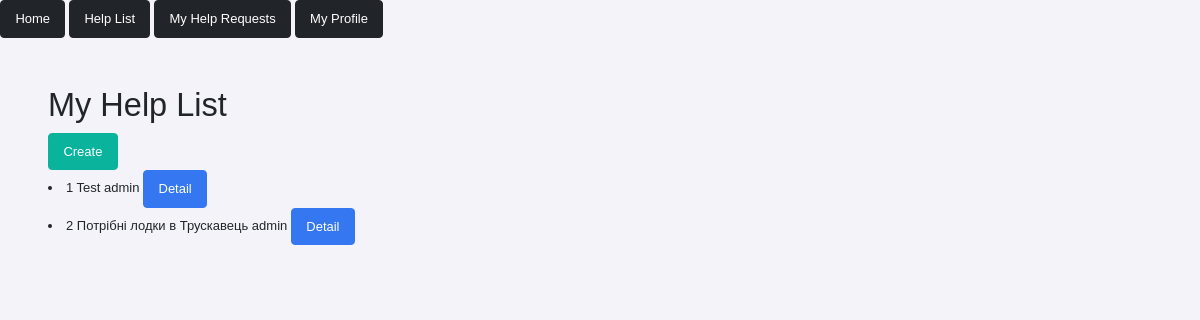
/myhelp_list/ (signed in), run on the app's committed database.
### charity/models.py (models this page shows, shortened)
class ReqList(models.Model):
    title = models.CharField(max_length=255)
    description = models.TextField()
    location = models.CharField(max_length=255)
    date = models.DateField(auto_now_add=True)
    owner = models.ForeignKey(CustomUser, on_delete=models.CASCADE, related_name="owner")
    helpers = models.ManyToManyField(CustomUser, blank=True)
    is_done = models.BooleanField(default=False)
    class Meta:
        ordering = ['-date']
        verbose_name = 'Request'
        verbose_name_plural = 'Requests'

### test_app/models.py (models this page shows)
class CustomUser(AbstractUser):
    phone = models.CharField(max_length=20)
    groups = models.ManyToManyField(
        'auth.Group',
        related_name='custom_users',
        blank=True,
        help_text='The groups this user belongs to.'
    )
    user_permissions = models.ManyToManyField(
        'auth.Permission',
        related_name='custom_users',
        blank=True,
        help_text='Specific permissions for this user.'
    )

### charity/views.py (the view)
# urls.py: path("myhelp_list/", HelpMyListView.as_view(), name="myhelp_list"),
class HelpMyListView(LoginRequiredMixin, generic.ListView):
    model = ReqList
    context_object_name = "help_list"
    template_name = "charity/my_help_list.html"
    def get_queryset(self) -> QuerySet:
        queryset = ReqList.objects.filter(owner=self.request.user)
        return queryset

### templates/charity/my_help_list.html
{% extends 'index.html' %}
{% block content %}
    <h1>My Help List</h1>
    <a type="button" class="btn btn-success" href="{% url 'charity:help_create' %}">
    Create
    </a>
    {% for help in help_list %}
    <li>
        {{ help.id }}
        {{ help.title }}
        {{ help.owner }}
        <a type="button" class="btn btn-secondary" href="{% url 'charity:help_detail' pk=help.pk %}">
            Detail
        </a>
    </li>
    {% endfor %}
{% endblock content %}

### data on the page
ReqList: id "1", title "Test", owner "admin"
ReqList: id "2", title "Потрібні лодки в Трускавець", owner "admin"
